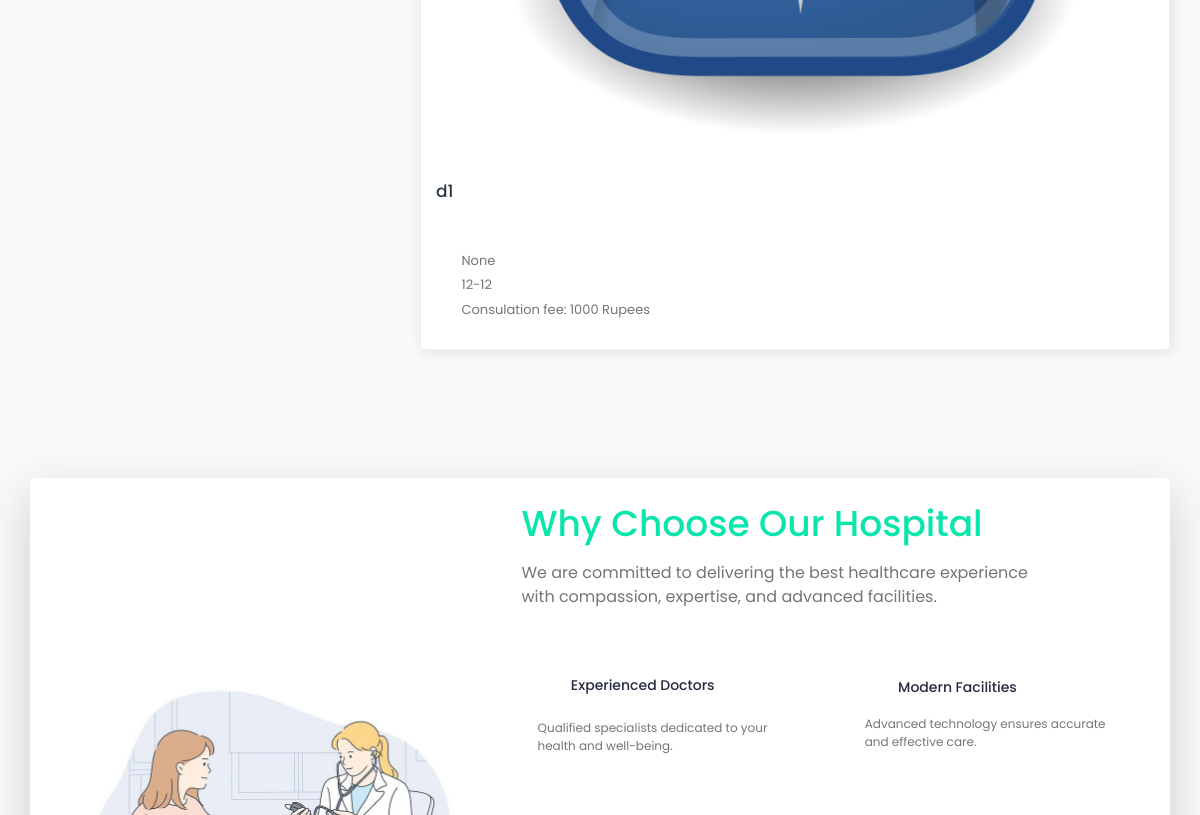
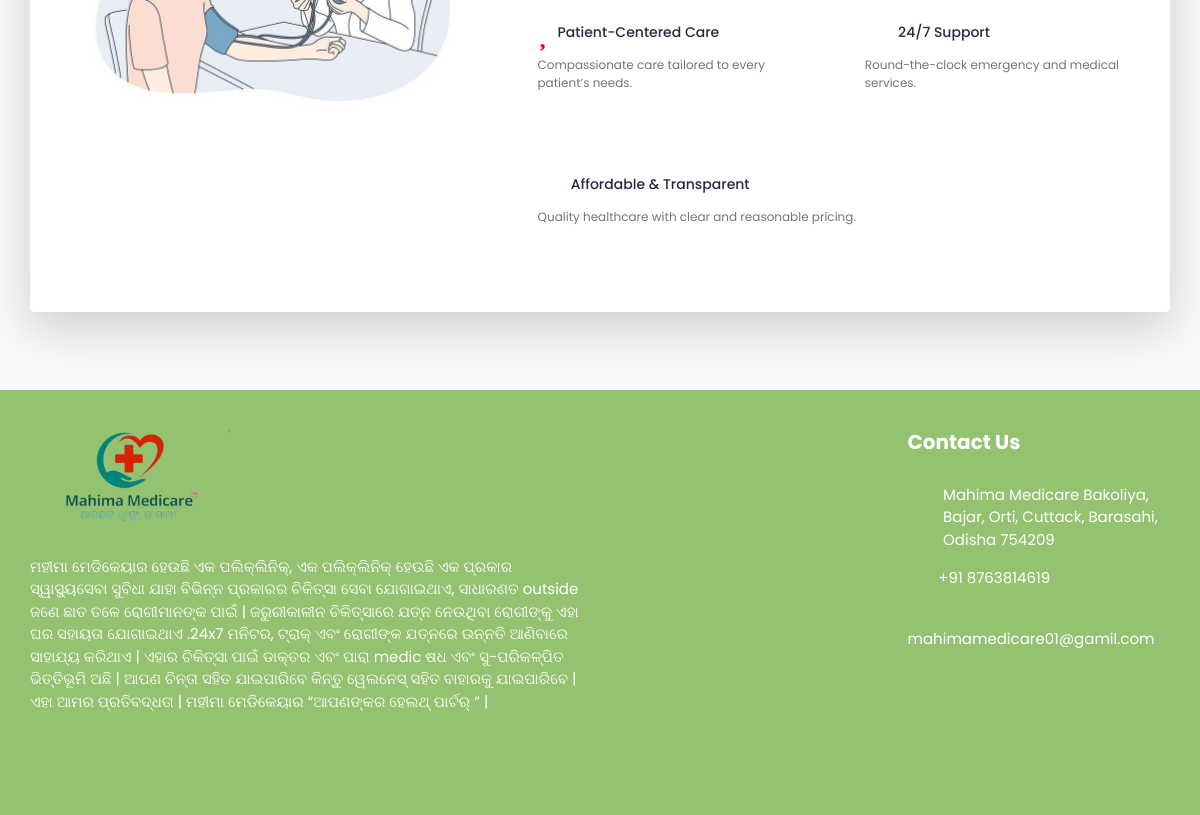
/ (lower part), run on an earlier commit of the app's database (2 pictures, top to bottom).
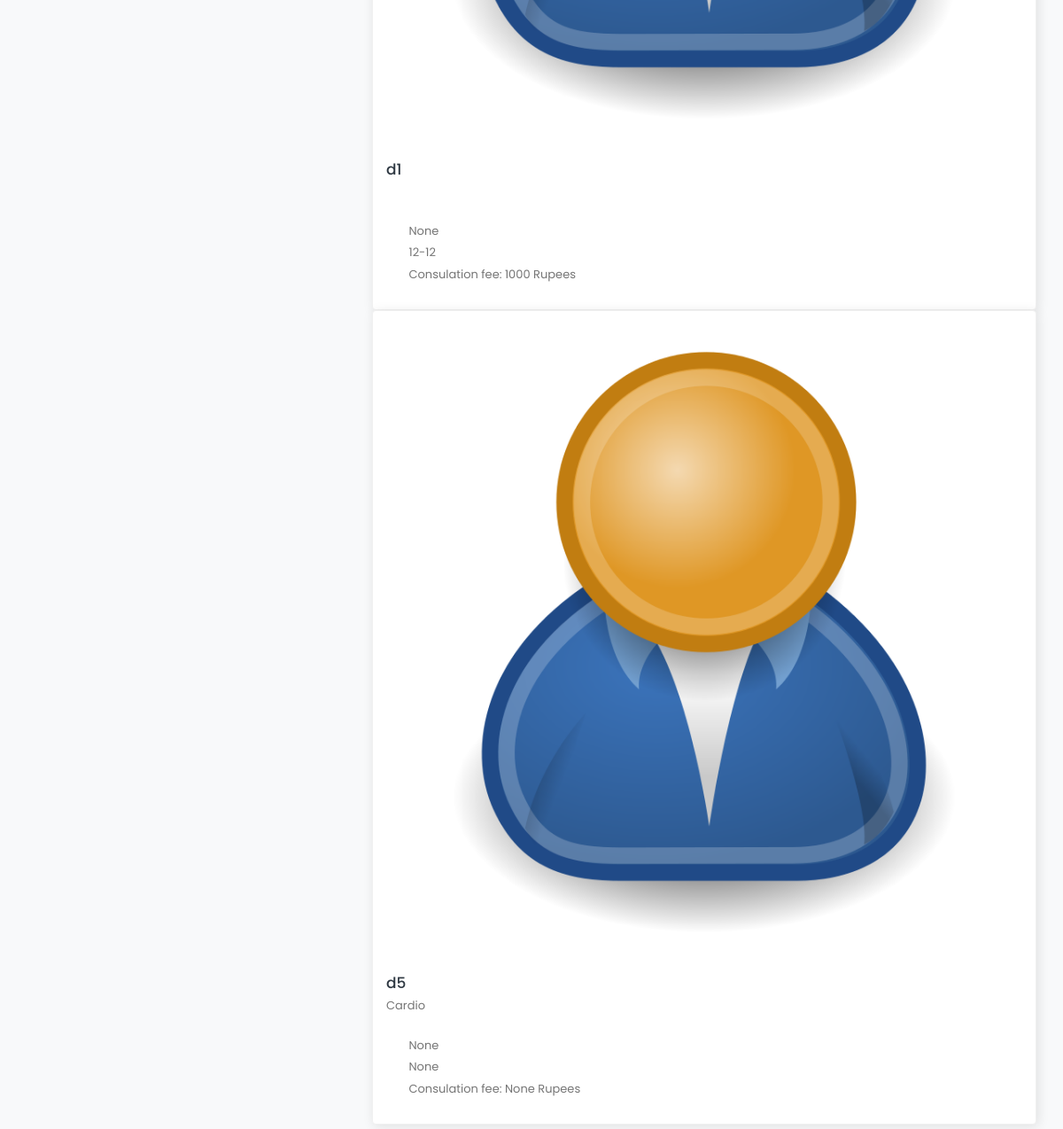
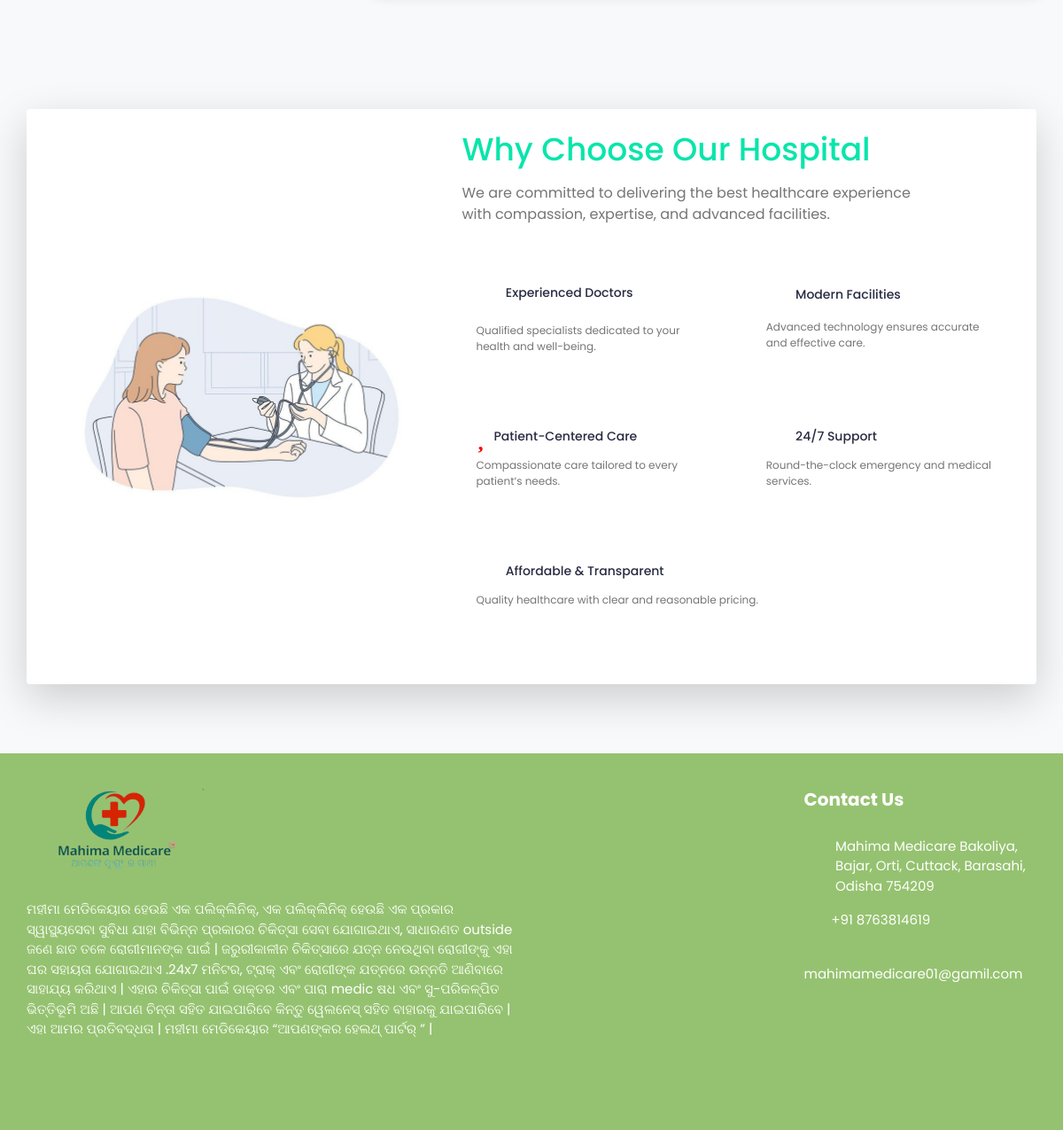
And on a later commit of the database (2 pictures, top to bottom).
### doctor/models.py (models this page shows, shortened)
class Doctor_Information(models.Model):
    DOCTOR_TYPE = (
        ('Cardiologists', 'Cardiologists'),
        ('Neurologists', 'Neurologists'),
        ('Pediatricians', 'Pediatricians'),
        ('Physiatrists', 'Physiatrists'),
        ('Dermatologists', 'Dermatologists'),
    )
    doctor_id = models.AutoField(primary_key=True)
    user = models.OneToOneField(User, on_delete=models.CASCADE, null=True, blank=True, related_name='profile')
    name = models.CharField(max_length=200, null=True, blank=True)
    username = models.CharField(max_length=200, null=True, blank=True)
    gender = models.CharField(max_length=200, null=True, blank=True)
    description = models.TextField(max_length=1000, null=True, blank=True)
    department = models.CharField(max_length=200, choices=DOCTOR_TYPE, null=True, blank=True)
    department_name = models.ForeignKey(hospital_department, on_delete=models.SET_NULL, null=True, blank=True)
    specialization = models.ForeignKey(specialization, on_delete=models.SET_NULL, null=True, blank=True)
    featured_image = models.ImageField(upload_to='doctors/', default='doctors/user-default.png', null=True, blank=True)
    certificate_image = models.ImageField(upload_to='doctors_certificate/', default='doctors_certificate/default.png', null=True, blank=True)
    email = models.EmailField(max_length=200, null=True, blank=True)
    phone_number = models.CharField(max_length=200, null=True, blank=True)
    nid = models.CharField(max_length=200, null=True, blank=True)
    visiting_hour = models.CharField(max_length=200, null=True, blank=True)
    consultation_fee = models.IntegerField(null=True, blank=True)
    report_fee = models.IntegerField(null=True, blank=True)
    dob = models.CharField(max_length=200, null=True, blank=True)
    institute = models.CharField(max_length=200, null=True, blank=True)
    degree = models.CharField(max_length=200, null=True, blank=True)
    completion_year = models.CharField(max_length=200, null=True, blank=True)
    work_place = models.CharField(max_length=200, null=True, blank=True)
    designation = models.CharField(max_length=200, null=True, blank=True)
    start_year = models.CharField(max_length=200, null=True, blank=True)
    end_year = models.CharField(max_length=200, null=True, blank=True)
    register_status =  models.CharField(max_length=200, null=True, blank=True)
    hospital_name = models.ForeignKey(Hospital_Information, on_delete=models.SET_NULL, null=True, blank=True)

### hospital_admin/models.py (models this page shows, shortened)
class hospital_department(models.Model):
    hospital_department_id = models.AutoField(primary_key=True)
    hospital_department_name = models.CharField(max_length=200, null=True, blank=True)
    hospital = models.ForeignKey(Hospital_Information, on_delete=models.CASCADE, null=True, blank=True)
    featured_image = models.ImageField(upload_to='departments/', default='departments/default.png', null=True, blank=True)

### hospital/views.py (the view)
# urls.py: path('', views.hospital_home, name='hospital_home'),
@csrf_exempt
def hospital_home(request):
    doctors = Doctor_Information.objects.filter(register_status='Accepted')
    hospitals = Hospital_Information.objects.all()
    context = {'doctors': doctors, 'hospitals': hospitals}
    return render(request, 'index-2.html', context)

### templates/index-2.html (shortened to what the changed rows need)
{% load static %}
<!DOCTYPE html>
<html lang="en">
  <head>
    <link
      rel="stylesheet"
      href="{% static 'HealthStack-System/css/Normal/bootstrap.min.css' %}"
    />
    <link
      rel="stylesheet"
      href="{% static 'HealthStack-System/plugins/Normal/fontawesome/css/fontawesome.min.css' %}"
    />
    <link
      rel="stylesheet"
      href="{% static 'HealthStack-System/plugins/Normal/fontawesome/css/all.min.css' %}"
    />
    <link
      rel="stylesheet"
      href="{% static 'HealthStack-System/css/Normal/style.css' %}"
    />
  </head>
  <body>
    <div class="main-wrapper">
      <section class="section section-doctor">
        <div class="container-fluid">
          <div class="row">
            <div class="col-lg-8">
              <div class="doctor-slider slider">
                {% for doctor in doctors %}
                <div class="profile-widget">
                  <div class="doc-img">
                    <a href="#">
                      <img
                        class="img-fluid"
                        alt="User Image"
                        src="{{ doctor.featured_image.url }}"
                      />
                    </a>
                  </div>
                  <div class="pro-content">
                    <h3 class="title">
                      <a href="doctor-profile.html">{{doctor.name}}</a>
                      <i class="fas fa-check-circle verified"></i>
                    </h3>
                    <p class="speciality">
                      {{ doctor.department_name.hospital_department_name }}
                    </p>
                    <ul class="available-info">
                      <li>
                        <i class="fas fa-map-marker-alt"></i> {{doctor.hospital_name}}
                      </li>
                      <li>
                        <i class="far fa-clock"></i> {{ doctor.visiting_hour }}
                      </li>
                      <li>
                        <i class="far fa-money-bill-alt"></i> Consulation fee: {{ doctor.consultation_fee }} Rupees
                        <i
                          class="fas fa-info-circle"
                          data-toggle="tooltip"
                          title="Lorem Ipsum"
                        ></i>
                      </li>
                    </ul>
                  </div>
                </div>
                {% endfor %}
              </div>
            </div>
          </div>
        </div>
      </section>
      <section class="section section-features py-5 bg-light">
        <div class="container-fluid">
          <div
            class="card shadow-lg border-0 rounded-4 p-4"
            style="background: #fff"
          >
            <div class="row align-items-center">
              <div class="col-md-7" data-aos="fade-left">
                <div class="section-header mb-5">
                  <h2 class="fw-bold text-primary">Why Choose Our Hospital</h2>
                </div>
              </div>
            </div>
          </div>
        </div>
      </section>
      {% include 'footer.html' %}
    </div>
    <link
      rel="stylesheet"
      href="{% static 'HealthStack-System/plugins/Normal/fontawesome/css/fontawesome.min.css' %}"
    />
    <link
      rel="stylesheet"
      href="{% static 'HealthStack-System/plugins/Normal/fontawesome/css/all.min.css' %}"
    />
  </body>
</html>

What changed in the data, as far as the page shows it:
added Doctor_Information: featured_image (placeholder picture), name "d5", department_name.hospital_department_name "Cardio", hospital_name "None", visiting_hour "None", consultation_fee "None"
